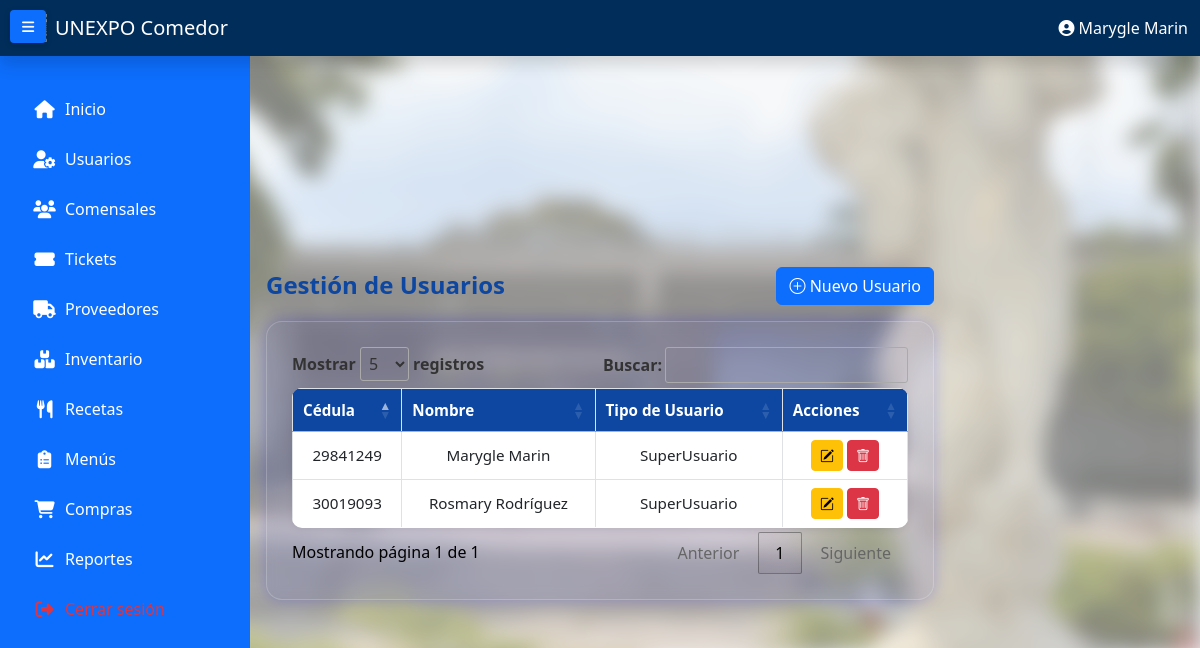
Page /index.php?view=usuario (signed in) on the committed database.
### tables this page shows
CREATE TABLE `usuarios` (
  `Cedula_Usuario` varchar(15) NOT NULL,
  `Nombre` varchar(100) NOT NULL,
  `Contrasena` varchar(255) NOT NULL,
  `Codigo_TipoUsuario` varchar(10) DEFAULT NULL,
  `Estado` tinyint(1) DEFAULT 1
);

CREATE TABLE `tiposusuarios` (
  `Codigo_TipoUsuario` varchar(10) NOT NULL,
  `Nombre` varchar(50) NOT NULL,
  `Estado` tinyint(1) DEFAULT 1
);

### config/Connect.php (called while the page is built, shortened)
<?php
class Connect
{
    private string $host = 'localhost';
    private string $dbname = 'comedor_db';
    private string $username = 'root';
    private string $password = '';
    private string $charset = 'utf8mb4';
    public function __construct()
    {
        $this->db = $this->connect();
    }
    private function connect(): PDO
    {
        try {
            $dsn = "mysql:host={$this->host};dbname={$this->dbname};charset={$this->charset}";
            $options = [
                PDO::ATTR_ERRMODE            => PDO::ERRMODE_EXCEPTION,
                PDO::ATTR_DEFAULT_FETCH_MODE => PDO::FETCH_ASSOC,
                PDO::ATTR_EMULATE_PREPARES   => false,
            ];
            return new PDO($dsn, $this->username, $this->password, $options);
        } catch (PDOException $e) {
            throw new PDOException("Error de conexión a la base de datos: " . $e->getMessage());
        }
    }
}

### app/models/usuariomodel.php (called while the page is built, shortened)
<?php
class usuariomodel extends Connect
{
    public function getAll(): array {
        try {
            $stmt = $this->db->query("
                SELECT u.*,
                       t.Nombre AS tipo
                FROM usuarios u
                LEFT JOIN tiposusuarios t ON t.Codigo_TipoUsuario = u.Codigo_TipoUsuario
                WHERE u.Estado = 1
                ORDER BY u.Nombre ASC
            ");
            return $stmt->fetchAll(PDO::FETCH_ASSOC);
        } catch (PDOException $e) {
            throw new Exception("Error al obtener usuarios: " . $e->getMessage());
        }
    }
}

### app/views/usuarios/usuariosview.php (the view, shortened to what this page needs)
<section>
<div id="caja-central" style="color: black;">
<div class="container-fluid px-3">
    <div class="d-flex justify-content-between align-items-center mt-4 mb-3">
        <h4 class="mb-0">Gestión de Usuarios</h4>
        <button class="btn btn-primary" data-bs-toggle="modal" data-bs-target="#modalCrearUsuario">
            <i class="bi bi-plus-circle"></i> Nuevo Usuario
        </button>
    </div>
    <div class="container-table">
        <table id="tablaUsuarios" class="table dataTable table-bordered table-hover align-middle">
            <thead>
                <tr>
                    <th>Cédula</th>
                    <th>Nombre</th>
                    <th>Tipo de Usuario</th>
                    <th class="text-nowrap">Acciones</th>
                </tr>
            </thead>
            <tbody class="text-center">
                <?php if (!empty($usuarios)): ?>
                    <?php foreach ($usuarios as $user): ?>
                        <tr>
                            <td><?= htmlspecialchars($user['Cedula_Usuario']) ?></td>
                            <td><?= htmlspecialchars($user['Nombre']) ?></td>
                            <td><?= htmlspecialchars($user['tipo']) ?></td>
                            <td>
                                <button class="btn btn-sm btn-warning btnEditarUsuario" data-id="<?= $user['Cedula_Usuario'] ?>">
                                    <i class="bi bi-pencil-square"></i>
                                </button>
                                <button class="btn btn-sm btn-danger btnEliminarUsuario" data-id="<?= $user['Cedula_Usuario'] ?>">
                                    <i class="bi bi-trash"></i>
                                </button>
                            </td>
                        </tr>
                    <?php endforeach; ?>
                <?php else: ?>
                    <tr><td colspan="4">No hay usuarios registrados.</td></tr>
                <?php endif; ?>
            </tbody>
        </table>
    </div>
</div>
</div>
</section>

### assets/css/style.css (style rules this page uses)
h1, h2, h3, h4, h5, h6 { color: #0d47a1; font-weight: bold; margin-bottom: 15px; }
.table { width: 100%; border-collapse: collapse; margin-bottom: 1.5rem; background: #fff; box-shadow: 0 2px 6px rgba(0,0,0,0.1); }
.table th, .table td { padding: 12px 16px; border: 1px solid #dee2e6; text-align: left; vertical-align: middle; }
.table th { background-color: #0d47a1; color: white; font-weight: bold; }

### assets/css/stylelg.css (style rules this page uses)
* { box-sizing: border-box; }
body { margin: 0; font-family: 'Segoe UI', Tahoma, Geneva, Verdana, sans-serif; background: #f0f2f5; height: 100vh; display: flex; justify-content: center; align-items: center; position: relative; }

### assets/css/tables.css (style rules this page uses)
.container-table { background: rgba(0, 18, 255, 0.07); border: 1px solid rgba(255, 255, 255, 0.2); backdrop-filter: blur(6px); -webkit-backdrop-filter: blur(6px); border-radius: 16px; box-shadow: 0 0 16px rgba(0, 4, 255, 0.2); padding: 25px; overflow-x: auto; margin-bottom: 20px; }
table.dataTable { background-color: #fff; color: #212529; width: 100%; border-radius: 10px; overflow: hidden; border-collapse: collapse; font-size: 0.95rem; box-shadow: 0 3px 8px rgba(0,0,0,0.05); }
table.dataTable thead { background-color: #0d47a1; color: #fff; font-weight: bold; }
table.dataTable th, table.dataTable td { padding: 12px 15px; text-align: center; vertical-align: middle; border: 1px solid #dee2e6; }
table.dataTable tbody tr:nth-child(odd) { background-color: #f3f7ff; }
section { margin: 15px 25px 0; padding: 20px; height: auto; box-sizing: border-box; }
#caja-central { max-width: 700px; margin: 0 auto; width: 100%; }

### rows in the picture
usuarios: Cedula_Usuario "29841249", Nombre "Marygle Marin", Codigo_TipoUsuario.Nombre "SuperUsuario"
usuarios: Cedula_Usuario "30019093", Nombre "Rosmary Rodríguez", Codigo_TipoUsuario.Nombre "SuperUsuario"

### other values in the picture
$_SESSION['usuario']['Nombre'] "Marygle Marin"
